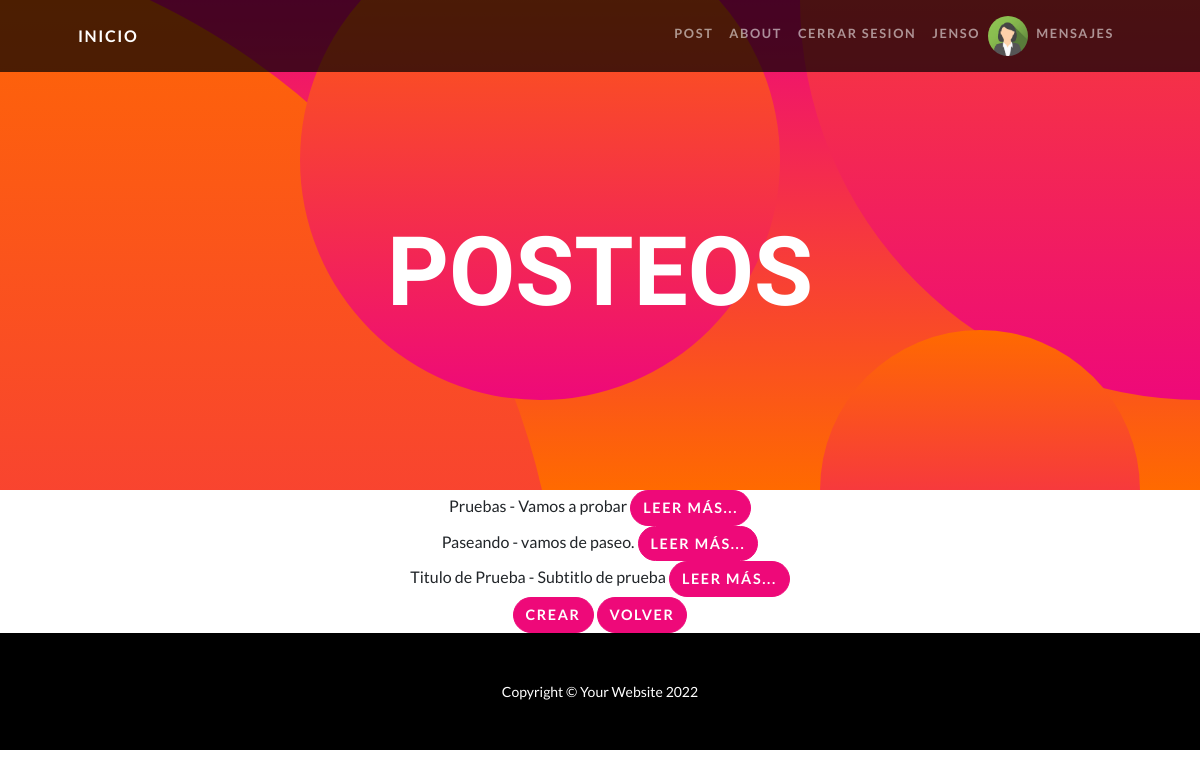
Screenshot of /lista_posteos/ (signed in) with the database file from the repository.
### Blogapp/models.py (models this page shows, shortened)
class Post(models.Model):
    titulo = models.CharField(max_length=50)
    subtitulo = models.CharField(max_length=50)
    cuerpo = RichTextUploadingField()
    autor = models.CharField(max_length=50)
    fecha = models.DateField()
    imagen = models.ImageField(upload_to='Img_Post')

### Blogapp/views.py (the view)
# urls.py: path('lista_posteos/', lista_posteos, name='lista_posteos'),
def lista_posteos (request):
    if request.user.is_authenticated:
        posteos = Post.objects.all()
        if len(posteos) != 0:
            return render(request, 'Blogapp/lista_posteos.html', {'posteos': posteos, 'avatar': obtener_avatar(request)})
        else:
            return render(request, 'Blogapp/lista_posteos.html', {'mensaje': 'Todavía no hay posteos. Crea uno!', 'avatar': obtener_avatar(request)})
    else:
        posteos = Post.objects.all()
        if len(posteos) != 0:
            return render(request, 'Blogapp/lista_posteos.html', {'posteos': posteos})
        else:
            return render(request, 'Blogapp/lista_posteos.html', {'mensaje': 'Todavía no hay posteos. Crea uno!'})

### Blogregistro/views.py (called while the page is built)
def obtener_avatar(request):
    lista = Avatar.objects.filter(usuario=request.user)
    if len(lista) != 0:
        avatar = lista[0].imagen.url
    else:
        avatar = '/media/avatar/defecto.jfif'
    return avatar

### Blogapp/Templates/Blogapp/lista_posteos.html (shortened to what this page needs)
{% extends "Blogapp/padre.html" %}
{% load static %}
{% block titulo %}
    POSTEOS <br>
{% endblock %}
{% block contenido %}
    {% for posteo in posteos %}
        <li style="text-align: center; clear: both; list-style: none;">
            {{posteo.titulo}} - {{ posteo.subtitulo }}
            <a class="btn btn-primary btn-xm rounded-pill mt-5-1" href="{% url 'mostrarPost' posteo.id %}"> Leer más... </a>
        </li>
    {% endfor %}
    <div style="text-align: center;">
        <a class="btn btn-primary btn-xm rounded-pill mt-5-1" href="{% url 'nuevoPost' %}"> Crear </a>
        <a class="btn btn-primary btn-xm rounded-pill mt-5-1" href="{% url 'posteos' %}"> Volver </a>
    </div>
{% endblock %}

### Blogapp/Templates/Blogapp/padre.html (shortened to what this page needs)
<!DOCTYPE html>
<html lang="en">
    <head>
        {% load static %}
        <link href="{% static 'Blogapp/css/styles.css' %}" rel="stylesheet" />
    </head>
    <body id="page-top">
        <nav class="navbar navbar-expand-lg navbar-dark navbar-custom fixed-top">
            <div class="container px-5">
                <a class="navbar-brand" href="{% url 'inicio' %}">INICIO</a>
                <div class="collapse navbar-collapse" id="navbarResponsive">
                    <ul class="navbar-nav ms-auto">
                        <li class="nav-item"><a class="nav-link" href="{% url 'posteos' %}">Post</a></li>
                        <li class="nav-item"><a class="nav-link" href="{% url 'about' %}">About</a></li>
                    {% if user.is_authenticated %}
                        <li class="nav-item"><a class="nav-link" href="{% url 'logout' %}">Cerrar Sesion</a></li>
                        <li class="nav-item"><a class="nav-link" href="{% url 'perfil' %}">{{ user.username }}</a></li>
                        <img src="{{ avatar }}" alt="" style="height: 40px; border-radius: 50%  ;">
                        <li class="nav-item"><a class="nav-link" href="{% url 'mensajes' %}">Mensajes {% if msj > 0 %} ({{ msj }}) {% endif %}</a></li>
                    {% else %}
                        <li class="nav-item"><a class="nav-link" href="{% url 'registro' %}">Sign Up</a></li>
                        <li class="nav-item"><a class="nav-link" href="{% url 'login' %}">Log In</a></li>
                    {% endif %}
                    </ul>
                </div>
            </div>
        </nav>
        <header class="masthead text-center text-white">
            <div class="masthead-content">
                <div class="container px-5">
                    <h1 class="masthead-heading mb-0">{% block titulo %} {% endblock %} </h1>
                </div>
            </div>
            <div class="bg-circle-1 bg-circle"></div>
            <div class="bg-circle-2 bg-circle"></div>
            <div class="bg-circle-3 bg-circle"></div>
            <div class="bg-circle-4 bg-circle"></div>
        </header>
        {% block contenido %}
        {% endblock %}
        <footer class="py-5 bg-black">
            <div class="container px-5"><p class="m-0 text-center text-white small">Copyright &copy; Your Website 2022</p></div>
        </footer>
    </body>
</html>

### rows the page displays
Post: titulo "Pruebas", subtitulo "Vamos a probar"
Post: titulo "Paseando", subtitulo "vamos de paseo."
Post: titulo "Titulo de Prueba", subtitulo "Subtitlo de prueba"

### other values shown
{{ user.username }} "JENSO"
